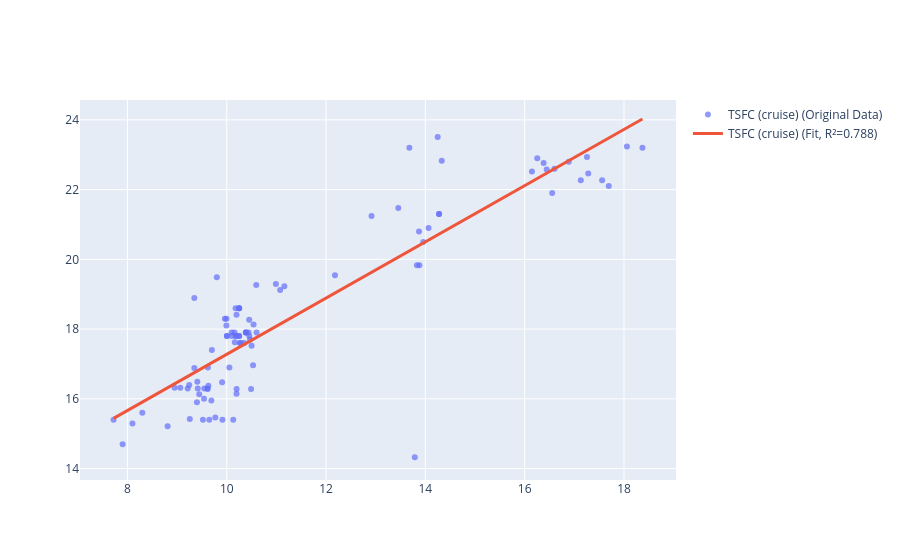

The cell this chart's notebook holds for it:
### Code cell
dict_tsfc_scaling = determine_takeoff_to_cruise_tsfc_ratio(degree=1, plot=True)
df_engines_icao_scaled = scale_engine_data_from_icao_emissions_database(
    scaling_polynomial=dict_tsfc_scaling['polynomial'],
)
df_engines_icao_scaled.drop(columns=['Final Test Date'], inplace=True)
